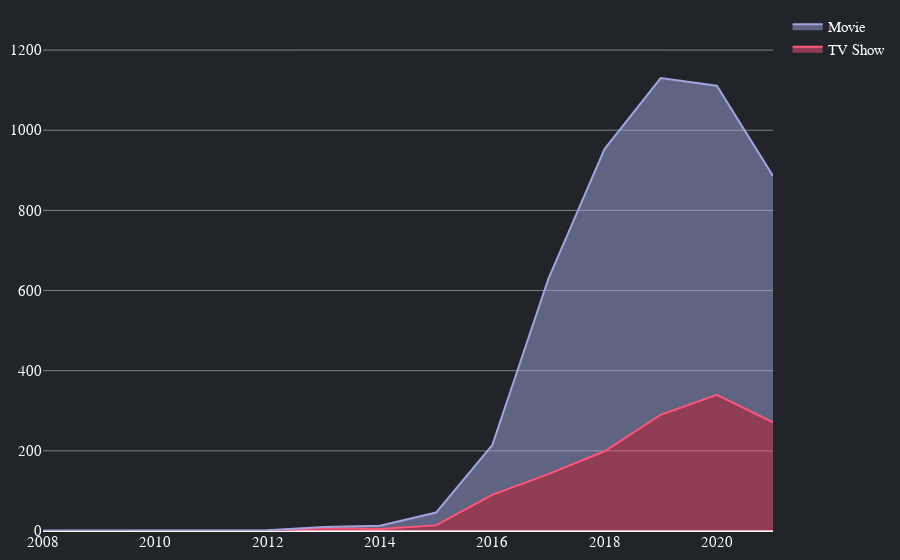
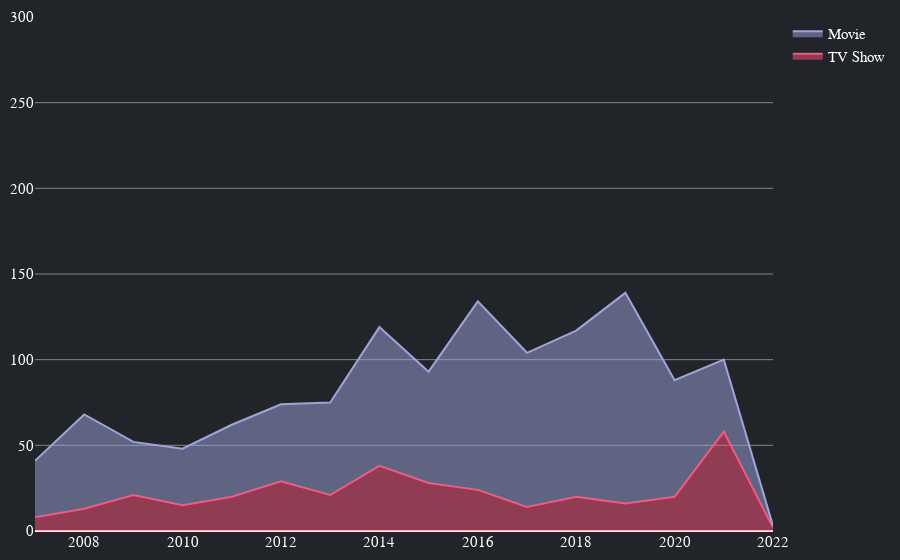

These figures' notebook cell, in order:
### Markdown cell above
# How streaming services treats their content? 
o understand how streaming services deal with their content we first analyse how they add content on the platforms. We start from a yearly overview to then get more granular, restituting the monthly addition habits of streaming services. Then we explore which genre they add during the year and if there is some trend for each month. Because the genre is associated with the streaming platform we also analyse how Amazon and Netflix register their content by looking at genre co-occurrence. Finally, we investigate how old movies are and which national film culture is more represented by the two companies.


### Year added
We plot two line charts one for Netflix and one for Amazon to investigate movement chages by year in content type and quantity addition. 

**Conclusions:** Netflix and Amazon act in different ways in a matter of content addition. If on one hand Netflix appears to have an increase in content addition after 2014, on the other hand, Amazon seems to be more constant but it shows less offer. Both streaming services have a downward trend after 2020, probably due to the Covid-19 pandemic. Both services' peak in global content amount was in 2019. It appears that Netflix has focused more attention on increasing Movie content rather than TV Shows. Movies have increased much more drastically than TV shows. Amazon, on the contrary, has always had more attention to Movies than Tv Shows but in 2021 there is an inversion of the trend. During this year Amazon increased TV shows more than movies.

### Code cell
dfn = data.copy()
dfn['date_added_netflix'].replace('no_data', np.nan, inplace  = True)
dfn = dfn.dropna()
dfn['date_added_netflix'] = pd.to_datetime(dfn['date_added_netflix'])
dfn['year_added'] = dfn['date_added_netflix'].dt.year
dfn['count'] = 1

dfa = data.copy()
dfa['date_added_amazon'].replace('no_data', np.nan, inplace  = True)
dfa = dfa.dropna()
dfa['date_added_amazon'] = pd.to_datetime(dfa['date_added_amazon'])
dfa['year_added'] = dfa['date_added_amazon'].dt.year
dfa['count'] = 1

def year_added(df, file, prov, range):
    fig = go.Figure(layout_yaxis_range=range)
    for i, r in enumerate(df['type'].value_counts().index[::-1]):
        mtv_rel = pd.DataFrame(df[df['type']==r]['year_added'].value_counts().sort_index())
        fig.add_trace(go.Scatter(
            x=mtv_rel.index, y=mtv_rel['year_added'],
            hoverinfo='x+y',
            mode='lines',
            line=dict(width=2, color=two_colors[i]),
            # line_shape='spline', 
            name = r,
            stackgroup='one'
        ))

        for fig_scatter_data in fig.data:
            fig_scatter_data['customdata'] = [fig_scatter_data['name']] * len(fig_scatter_data['x'])

    fig.update_traces( marker=dict(line=dict(width=2)),textfont=dict(family="Arial, san serif",size=16,color="#212529"),hoverlabel=dict(font_size=14,font_family="Arial, san serif", font_color='white'))

    fig.update_traces(hovertemplate=('<br>In %{x}, %{y} %{customdata} were added on ' +prov+'<br><extra></extra>'))

    fig.update_layout(paper_bgcolor="#212529", plot_bgcolor ='rgba(0, 0, 0, 0)', hoverlabel_bordercolor='#212529',margin=margin, yaxis_gridcolor ='rgba(225, 225, 225, .5)', font_color="white", font_family="Arial, san serif", font_size=15, xaxis_showgrid=False)
    
    fig.write_html('visualization/'+ file)
    fig.show()

year_added(dfn, 'seven.html', 'Netflix', [0,1300])
year_added(dfa, 'eight.html', 'Amazon', [0,300])

### Figure 1 — Plotly figure (JSON) as saved in the notebook; plotly's stock layout.template omitted (floating-point values rounded to 4 significant figures)
{"data": [{"customdata": ["TV Show", "TV Show", "TV Show", "TV Show", "TV Show", "TV Show", "TV Show", "TV Show", "TV Show", "TV Show"], "hoverinfo": "x+y", "hoverlabel": {"font": {"color": "white", "family": "Arial, san serif", "size": 14}}, "hovertemplate": "<br>In %{x}, %{y} %{customdata} were added on Netflix<br><extra></extra>", "line": {"color": "#ff547c", "width": 2}, "marker": {"line": {"width": 2}}, "mode": "lines", "name": "TV Show", "stackgroup": "one", "textfont": {"color": "#212529", "family": "Arial, san serif", "size": 16}, "type": "scatter", "x": [2012, 2013, 2014, 2015, 2016, 2017, 2018, 2019, 2020, 2021], "y": [1, 7, 5, 14, 90, 142, 199, 290, 340, 271]}, {"customdata": ["Movie", "Movie", "Movie", "Movie", "Movie", "Movie", "Movie", "Movie", "Movie", "Movie", "Movie", "Movie", "Movie", "Movie"], "hoverinfo": "x+y", "hoverlabel": {"font": {"color": "white", "family": "Arial, san serif", "size": 14}}, "hovertemplate": "<br>In %{x}, %{y} %{customdata} were added on Netflix<br><extra></extra>", "line": {"color": "#a0a3de", "width": 2}, "marker": {"line": {"width": 2}}, "mode": "lines", "name": "Movie", "stackgroup": "one", "textfont": {"color": "#212529", "family": "Arial, san serif", "size": 16}, "type": "scatter", "x": [2008, 2009, 2010, 2011, 2012, 2013, 2014, 2015, 2016, 2017, 2018, 2019, 2020, 2021], "y": [1, 1, 1, 1, 1, 3, 8, 32, 124, 487, 754, 840, 771, 615]}], "layout": {"font": {"color": "white", "family": "Arial, san serif", "size": 15}, "hoverlabel": {"bordercolor": "#212529"}, "margin": {"b": 10, "l": 10, "r": 10, "t": 10}, "paper_bgcolor": "#212529", "plot_bgcolor": "rgba(0, 0, 0, 0)", "xaxis": {"showgrid": false}, "yaxis": {"gridcolor": "rgba(225, 225, 225, .5)", "range": [0, 1300]}}}

### Figure 2 — Plotly figure (JSON) as saved in the notebook; plotly's stock layout.template omitted (floating-point values rounded to 4 significant figures)
{"data": [{"customdata": ["TV Show", "TV Show", "TV Show", "TV Show", "TV Show", "TV Show", "TV Show", "TV Show", "TV Show", "TV Show", "TV Show", "TV Show", "TV Show", "TV Show", "TV Show", "TV Show"], "hoverinfo": "x+y", "hoverlabel": {"font": {"color": "white", "family": "Arial, san serif", "size": 14}}, "hovertemplate": "<br>In %{x}, %{y} %{customdata} were added on Amazon<br><extra></extra>", "line": {"color": "#ff547c", "width": 2}, "marker": {"line": {"width": 2}}, "mode": "lines", "name": "TV Show", "stackgroup": "one", "textfont": {"color": "#212529", "family": "Arial, san serif", "size": 16}, "type": "scatter", "x": [2007, 2008, 2009, 2010, 2011, 2012, 2013, 2014, 2015, 2016, 2017, 2018, 2019, 2020, 2021, 2022], "y": [8, 13, 21, 15, 20, 29, 21, 38, 28, 24, 14, 20, 16, 20, 58, 2]}, {"customdata": ["Movie", "Movie", "Movie", "Movie", "Movie", "Movie", "Movie", "Movie", "Movie", "Movie", "Movie", "Movie", "Movie", "Movie", "Movie", "Movie"], "hoverinfo": "x+y", "hoverlabel": {"font": {"color": "white", "family": "Arial, san serif", "size": 14}}, "hovertemplate": "<br>In %{x}, %{y} %{customdata} were added on Amazon<br><extra></extra>", "line": {"color": "#a0a3de", "width": 2}, "marker": {"line": {"width": 2}}, "mode": "lines", "name": "Movie", "stackgroup": "one", "textfont": {"color": "#212529", "family": "Arial, san serif", "size": 16}, "type": "scatter", "x": [2007, 2008, 2009, 2010, 2011, 2012, 2013, 2014, 2015, 2016, 2017, 2018, 2019, 2020, 2021, 2022], "y": [33, 55, 31, 33, 42, 45, 54, 81, 65, 110, 90, 97, 123, 68, 42, 1]}], "layout": {"font": {"color": "white", "family": "Arial, san serif", "size": 15}, "hoverlabel": {"bordercolor": "#212529"}, "margin": {"b": 10, "l": 10, "r": 10, "t": 10}, "paper_bgcolor": "#212529", "plot_bgcolor": "rgba(0, 0, 0, 0)", "xaxis": {"showgrid": false}, "yaxis": {"gridcolor": "rgba(225, 225, 225, .5)", "range": [0, 300]}}}
